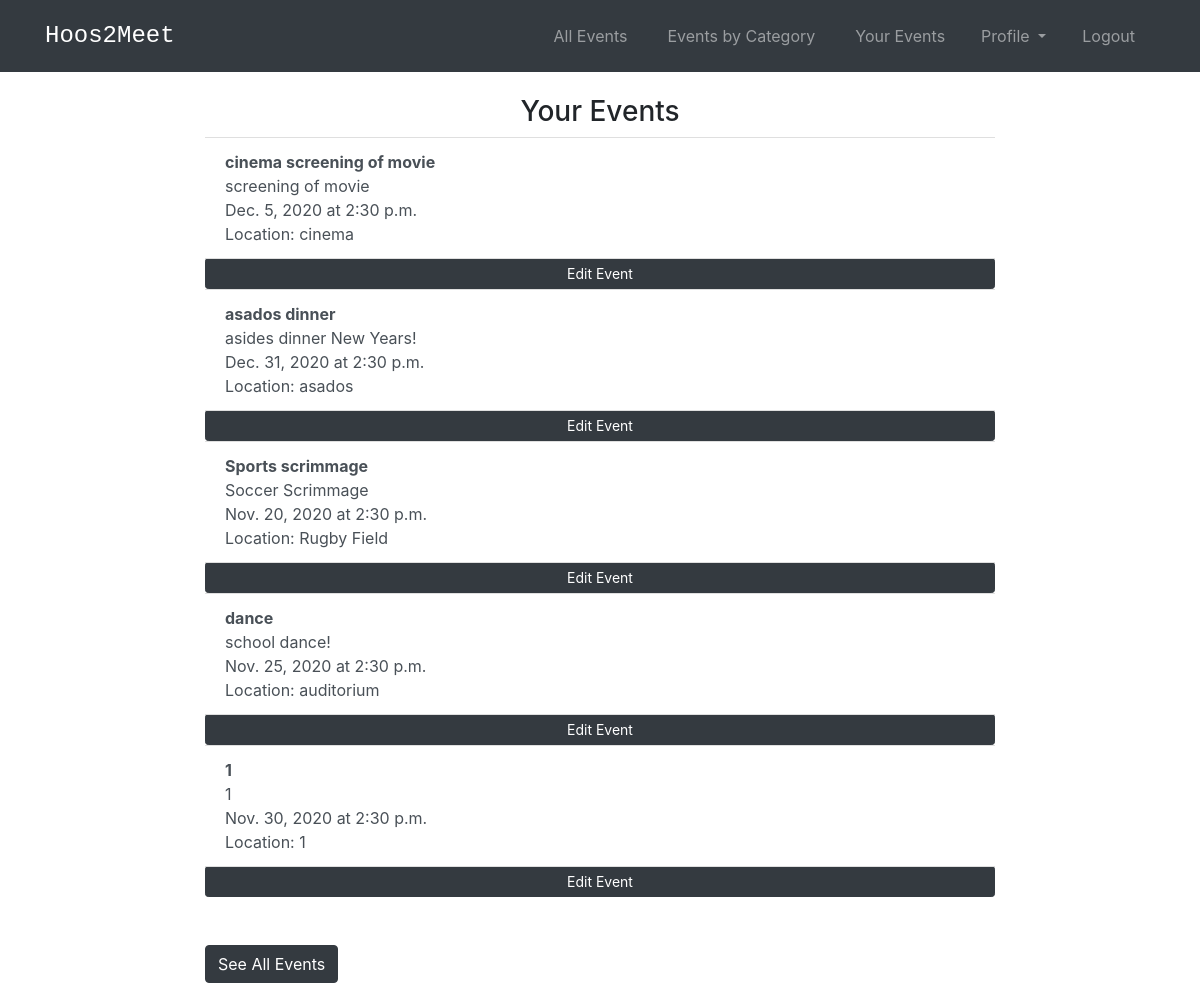
The page /events/your-events/ (signed in) on the database as committed earlier.
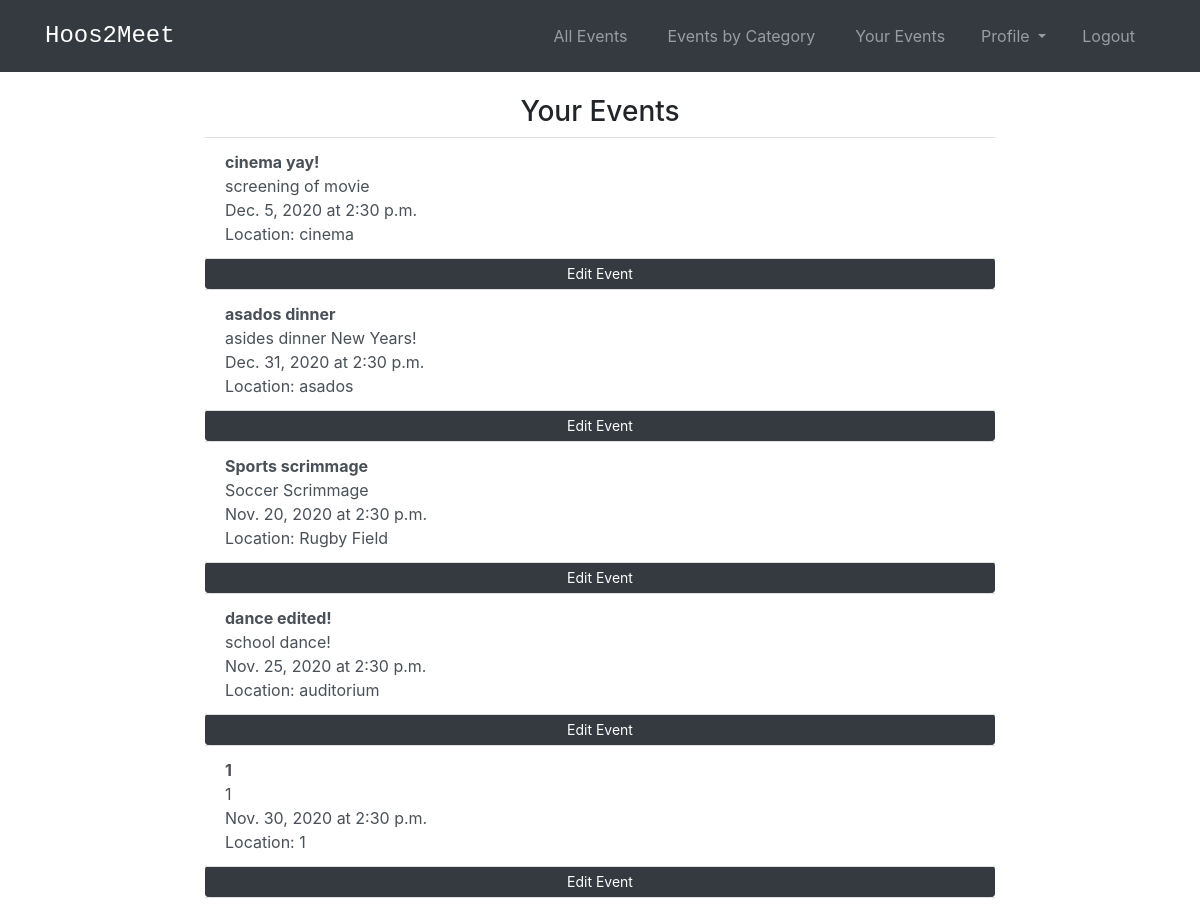
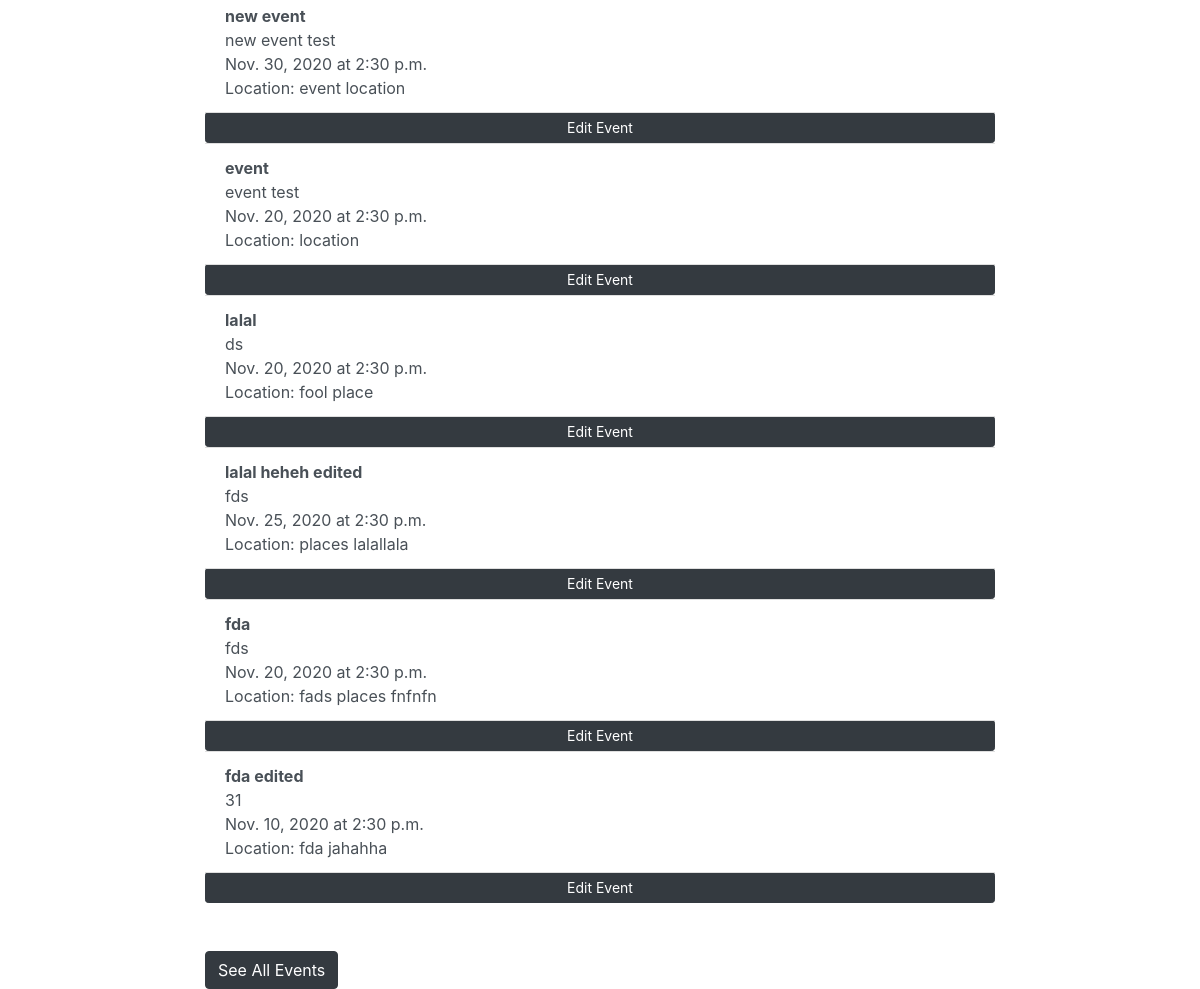
The same page on the database as committed later (2 pictures, top to bottom).
### events/models.py (models this page shows, shortened)
class Event(models.Model):
    title_text = models.CharField("Event Name", max_length=255)
    location_text = models.CharField("Location", max_length=100)
    date = models.DateField(default=datetime.date.today)
    time = models.TimeField(default = '14:30',help_text="Enter in 24 hour format (eg - 2:45 or 16:45)")
    category_text = models.CharField("Category", max_length=255,default = 'Uncategorized')
    description_text = models.CharField("Description", max_length=200)
    organizer = models.ForeignKey(User, default = 1, on_delete=models.CASCADE)
    location=PlacesField()
    """"
    def get_absolute_url(self):
        return reverse('events:detail', kwargs={'pk': self.pk})
    """

### events/views.py (the view)
# urls.py: path('your-events/', views.YourEvents, name='your_events'),
def YourEvents(request):
    your_event_list = Event.objects.filter(organizer = request.user)
    return render(request, 'events/your_events.html', {'your_event_list':your_event_list})

### events/templates/events/your_events.html (shortened to what this page needs)
<!DOCTYPE html>
<head>
  {% extends 'base.html' %}
  {% load static %}
  {% load socialaccount %}
{% block content %}
{% if user.is_authenticated %}
<h3 class='text-center'>Your Events</h3>
{% if your_event_list %}
<ul class="list-group list-group-flush">
    {% for event in your_event_list %}
        <a href="{% url 'events:detail' event.id %}" class = 'list-group-item list-group-item-action'><b>{{event.title_text}}</b><br> {{event.description_text}}<br>{{event.date}} at {{event.time}}<br>Location: {{event.location_text}}</a></li>
        <a class = 'btn btn-dark btn-sm'href = "{% url 'events:update_event' event.id %}"> Edit Event</a>
    {% endfor %}
  </ul>
{% else %}
    <p>No events have been posted by you.</p>
{% endif %}
<br><br>
<a class="btn btn-dark" href="{% url 'events:event_list' %}">See All Events</a></li>
{% endif %}
{% endblock %}

### templates/base.html (shortened to what this page needs)
<!DOCTYPE html>
<html lang='en'>
    <head>
        <link rel="stylesheet" href="https://stackpath.bootstrapcdn.com/bootstrap/4.3.1/css/bootstrap.min.css">
        {% load socialaccount %}
    </head>
    <body>
      <nav class="navbar navbar-expand-lg navbar-dark bg-dark fixed-top" id="mainNav">
        <div class="container">
            <a class="navbar-brand js-scroll-trigger" href="{% url 'home' %}">Hoos2Meet</a>
            <div class="collapse navbar-collapse" id="navbarResponsive">
                <ul class="navbar-nav ml-auto my-2 my-lg-0">
                    <li class="nav-item mx-0 mx-lg-1"><a class="nav-link py-3 px-0 px-lg-3 rounded js-scroll-trigger" href="{% url 'events:event_list' %}">All Events</a></li>
                    {% if cat_menu %}
                    <li class="nav-item dropdown ">
                        <a class="nav-link py-3 px-0 px-lg-3 dropdown-toggle" href="#" id="navbarDropdown" role="button" data-toggle="dropdown" aria-haspopup="true" aria-expanded="false">
                          Events by Category
                        </a>
                        <div class="dropdown-menu" aria-labelledby="navbarDropdown">
                          {% for item in cat_menu %}
                            <a class='dropdown-item' href="{%url 'events:category' item %}">{{item}}</a>
                          {% endfor %}
                        </div>
                      </li>
                    {%else%}
                        <li class="nav-item mx-0 mx-lg-1"><a class="nav-link py-3 px-0 px-lg-3 rounded js-scroll-trigger" href="{% url 'events:category-list' %}">Events by Category</a></li>
                    {% endif %}
                    <li class="nav-item mx-0 mx-lg-1"><a class="nav-link py-3 px-0 px-lg-3 rounded js-scroll-trigger" href="{% url 'events:your_events' %}">Your Events</a></li>
                    <li class="nav-item dropdown ">
                        <a class="nav-link py-3 px-0 px-lg-3 dropdown-toggle" href="#" id="navbarDropdown" role="button" data-toggle="dropdown" aria-haspopup="true" aria-expanded="false">
                          Profile
                        </a>
                    </li>
                    <li class="nav-item mx-0 mx-lg-1"><a class="nav-link py-3 px-0 px-lg-3 rounded js-scroll-trigger" href="/accounts/logout">Logout</a></li>
                </ul>
            </div>
        </div>
      </nav>
    <div id='content', name='content', class='main'>
        <div class="row justify-content-center">
            <div class="col-8">
                {% block content %}
                {% endblock content %}
            </div>
        </div>
    </div>
    </body>
</html>

### templates/base.html (style rules this page uses)
body { padding-top: 70px; }
.navbar-brand { font-family:Rockwell,Courier Bold,Courier,Georgia,Times,Times New Roman,serif; font-size: x-large; }

Rows that differ between the two databases and show on the page:
changed Event "screening of movie": title_text "cinema screening of movie" → "cinema yay!"
changed Event "school dance!": title_text "dance" → "dance edited!"
added Event: title_text "new event", description_text "new event test", date "Nov. 30, 2020", time "2:30 p.m.", location_text "event location"
added Event: title_text "event", description_text "event test", date "Nov. 20, 2020", time "2:30 p.m.", location_text "location"
added Event: title_text "lalal", description_text "ds", date "Nov. 20, 2020", time "2:30 p.m.", location_text "fool place"
added Event: title_text "lalal heheh edited", description_text "fds", date "Nov. 25, 2020", time "2:30 p.m.", location_text "places lalallala"
added Event: title_text "fda", description_text "fds", date "Nov. 20, 2020", time "2:30 p.m.", location_text "fads places fnfnfn"
added Event: title_text "fda edited", description_text "31", date "Nov. 10, 2020", time "2:30 p.m.", location_text "fda jahahha"
